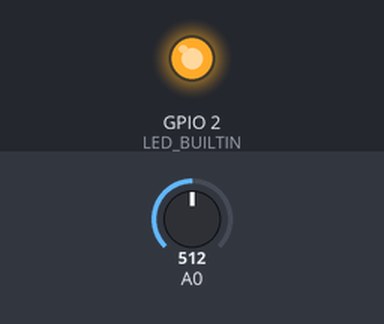
The sketch below on a simulated ESP8266 (NodeMCU). Shown: output pins drawn as LEDs (lit = HIGH, except the on-board LED, lit = LOW). The inputs (shaded band) are chosen by the test bench; at power-on: A0 = 512. WiFi joins after 1.5 s; servers stay silent unless stated; the local clock reads 2024-03-15 10:24:30 at power-on unless the sketch sets it; what the sketch prints to the serial monitor is not drawn.

Above: at 1.6 s.
At 6.8 s:
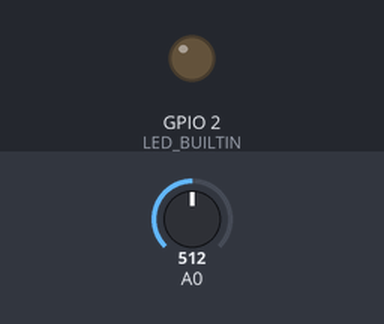
Timing chart, 0 to 15.1 s (numbered marks = the images above):
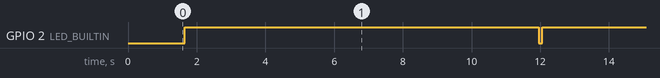

The sketch:

ESP8266.ino
```cpp
#include <ESP8266WiFi.h>
#include <FirebaseESP8266.h>
#include<SoftwareSerial.h>
#include <time.h>

FirebaseData dulieufirebase;
SoftwareSerial espSerial(13, 15);  //(RX, TX);

const char* ssid = "Samsung";
const char* password = "77777777";
int do_am;
int timezone = 7 * 3600;
int dst = 0;
String updated_time;
///////////////////
const int vout = 0;
//////////////////


void setup(){
  Serial.begin(9600);
  espSerial.begin(9600);
  Serial.println("Bat dau ket noi WiFi");
  Serial.print("Loading");
  WiFi.begin(ssid,password);
  while(!(WiFi.status() == WL_CONNECTED)){
    delay(500);
    Serial.print(".");
  }
  Serial.println("\nKet noi thanh cong");
  Serial.print("Connected to this Wifi with IP: ");
  Serial.println(WiFi.localIP());

  configTime(timezone, dst, "pool.ntp.org","time.nist.gov");
  Serial.println("\nWaiting for Internet time");


  while(time(nullptr)<100){
     Serial.print("*");
     delay(1000);
  }
  Serial.println("\nTime response....OK");

  Firebase.begin("loczing9c.firebaseio.com","olHKMSOaPG7ac2DHIneUt5d8CClPvoQxmzUlfpxv");
  pinMode(LED_BUILTIN, OUTPUT);
}
void loop(){

  do_am = analogRead(vout);
  digitalWrite(LED_BUILTIN, LOW);
  delay(100);
  digitalWrite(LED_BUILTIN, HIGH);
/***************************Truyền dữ liệu******************************/
  time_t now = time(nullptr);
  struct tm* p_tm = localtime(&now);

  String _year = String(p_tm->tm_year + 1900);
  String _mon = String(p_tm->tm_mon + 1);
  String _day = String(p_tm->tm_mday);
  String _hour = String(p_tm->tm_hour);
  String _min = String(p_tm->tm_min);
  String _sec = String(p_tm->tm_sec);
  updated_time = _year+"-"+_mon+"-"+_day+" "+_hour+":"+_min+":"+_sec;


  Firebase.setInt(dulieufirebase, "Humidly/Sensor1/Value", do_am);
  Firebase.setString(dulieufirebase, "Humidly/Sensor1/Updated time", updated_time);
  /*
  if(espSerial.available()){
    do_am = espSerial.read();
  }
  Firebase.setInt(dulieufirebase, "Humidly/Sensor1/Value", do_am);
  */

  Serial.print(updated_time);
  Serial.print(" -->The current humid value is: ");
  Serial.println(do_am);
//  Serial.print(p_tm->tm_mday);
//  Serial.print("/");
//  Serial.print(p_tm->tm_mon + 1);
//  Serial.print("/");
//  Serial.print(p_tm->tm_year + 1900);
//
//  Serial.print(" ");
//
//  Serial.print(p_tm->tm_hour);
//  Serial.print(":");
//  Serial.print(p_tm->tm_min);
//  Serial.print(":");
//  Serial.println(p_tm->tm_sec);
/***************************Nhận dữ liệu*********************************/
//  Firebase.getString(dulieufirebase, "trang_thai_bom");
//  str = dulieufirebase.stringData();
//  Firebase.getInt(dulieufirebase, "do_am");
//  do_am = dulieufirebase.intData();
//  delay(200);
  delay(10000);
}
```

Measured:
- by itself, GPIO 2 (LED_BUILTIN): alternates HIGH for 10.3 s and LOW for 0.10 s
